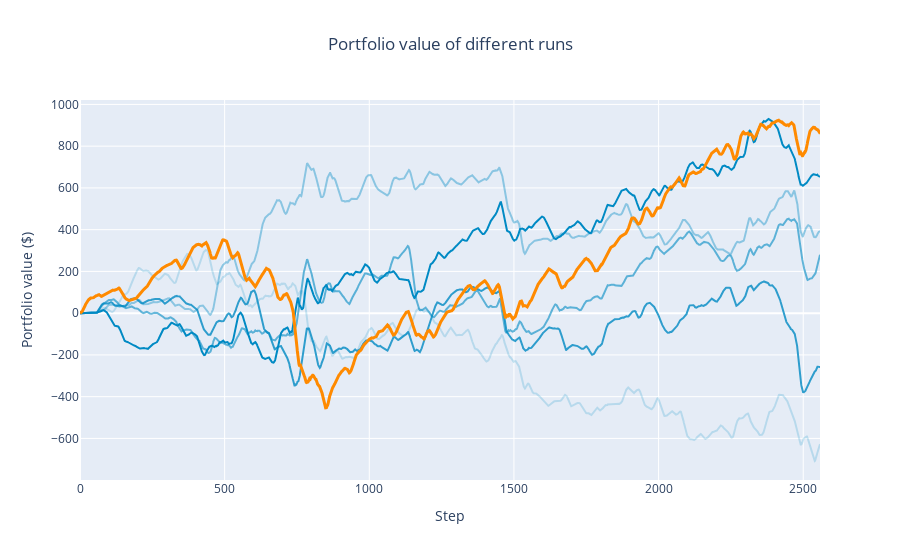
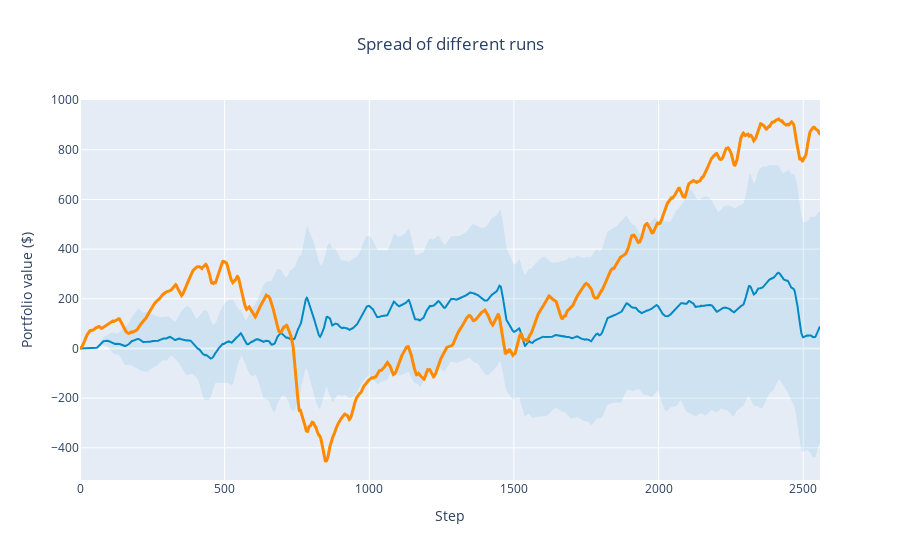

Notebook cell for these charts, in order:
### Code cell
import plotly
from math import floor
import pickle
import plotly.graph_objects as go
from scipy.signal import savgol_filter

def smooth(y, factor):
    box = np.ones(factor)/factor
    y_smooth = np.convolve(y, box, mode='same')
    return y_smooth[:-(factor//2)]

def plot_runs(log_file='logs', train_test='train'):
    with open(f'data/{log_file}.pkl', 'rb') as handle:
        logs = pickle.load(handle)
        
    fig = go.Figure()
    
    hold       = smooth(logs['hold'][200:], 20)
    portfolios = logs['portfolio']

    for run, portfolio in enumerate(portfolios):
        scale = run / len(portfolios)
        
        portfolio = smooth(portfolio, 20)
        
        fig.add_trace(go.Scatter(x=list(range(len(portfolio))), 
                                 y=portfolio,
                                 mode='lines',
                                 line=dict(color=f'rgba(0, 138, 196, {scale + .2})'),
                                 name=f'Run {run+1}'))
        
    fig.add_trace(go.Scatter(x=list(range(len(hold))), 
                             y=hold,
                             mode='lines',
                             line=dict(color='#ff8a00', width=3),
                             name=f'Original'))
    
    fig.update_layout(
        xaxis=dict(title='Step'),
        yaxis=dict(title='Portfolio value ($)'),
        title='Portfolio value of different runs',
        title_x=0.5,
        showlegend = False)
    
    fig.show()
    
    fig = plot_spread(np.array(logs['portfolio']), 
            title='Spread of different runs', 
            xlabel='Step', 
            ylabel='Portfolio value ($)')
    
    fig.add_trace(go.Scatter(x=list(range(len(hold))), 
                             y=hold,
                             mode='lines',
                             line=dict(color='#ff8a00', width=3),
                             name=f'Original'))
    
    fig.show()
    
plot_runs('logs')

### Figure 1 — Plotly figure (JSON) as saved in the notebook; plotly's stock layout.template omitted (floating-point values rounded to 4 significant figures; data arrays with more than 128 entries replaced by an {"elided": "..."} marker saying what was removed)
{"data": [{"line": {"color": "rgba(0, 138, 196, 0.2)"}, "mode": "lines", "name": "Run 1", "type": "scatter", "x": {"elided": "2559 int values"}, "y": {"elided": "2559 float values"}}, {"line": {"color": "rgba(0, 138, 196, 0.4)"}, "mode": "lines", "name": "Run 2", "type": "scatter", "x": {"elided": "2559 int values"}, "y": {"elided": "2559 float values"}}, {"line": {"color": "rgba(0, 138, 196, 0.6000000000000001)"}, "mode": "lines", "name": "Run 3", "type": "scatter", "x": {"elided": "2559 int values"}, "y": {"elided": "2559 float values"}}, {"line": {"color": "rgba(0, 138, 196, 0.8)"}, "mode": "lines", "name": "Run 4", "type": "scatter", "x": {"elided": "2559 int values"}, "y": {"elided": "2559 float values"}}, {"line": {"color": "rgba(0, 138, 196, 1.0)"}, "mode": "lines", "name": "Run 5", "type": "scatter", "x": {"elided": "2559 int values"}, "y": {"elided": "2559 float values"}}, {"line": {"color": "#ff8a00", "width": 3}, "mode": "lines", "name": "Original", "type": "scatter", "x": {"elided": "2559 int values"}, "y": {"elided": "2559 float values"}}], "layout": {"showlegend": false, "title": {"text": "Portfolio value of different runs", "x": 0.5}, "xaxis": {"title": {"text": "Step"}}, "yaxis": {"title": {"text": "Portfolio value ($)"}}}}

### Figure 2 — Plotly figure (JSON) as saved in the notebook; plotly's stock layout.template omitted (floating-point values rounded to 4 significant figures; data arrays with more than 128 entries replaced by an {"elided": "..."} marker saying what was removed)
{"data": [{"hoverinfo": "skip", "line": {"width": 0}, "mode": "lines", "type": "scatter", "x": {"elided": "2559 int values"}, "y": {"elided": "2559 float values"}}, {"fill": "tonexty", "fillcolor": "rgba(0, 138, 196, 0.1)", "line": {"color": "#008ac4", "width": 2}, "mode": "lines", "type": "scatter", "x": {"elided": "2559 int values"}, "y": {"elided": "2559 float values"}}, {"fill": "tonexty", "fillcolor": "rgba(0, 138, 196, 0.1)", "hoverinfo": "skip", "line": {"width": 0}, "mode": "lines", "type": "scatter", "x": {"elided": "2559 int values"}, "y": {"elided": "2559 float values"}}, {"line": {"color": "#ff8a00", "width": 3}, "mode": "lines", "name": "Original", "type": "scatter", "x": {"elided": "2559 int values"}, "y": {"elided": "2559 float values"}}], "layout": {"showlegend": false, "title": {"text": "Spread of different runs", "x": 0.5}, "xaxis": {"title": {"text": "Step"}}, "yaxis": {"title": {"text": "Portfolio value ($)"}}}}
